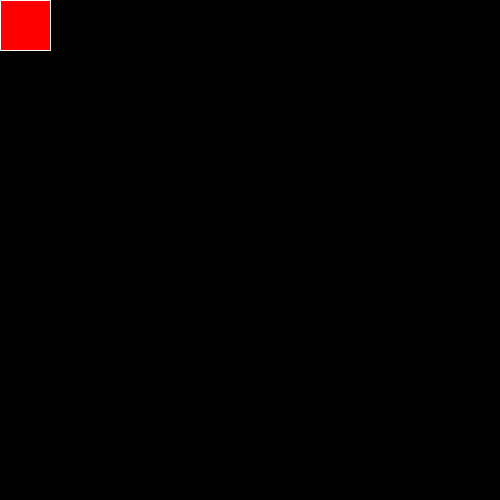
Frame 1 (no input)
Frame 60 (the mouse pressed at the canvas centre just before this capture): identical to frame 1, image omitted
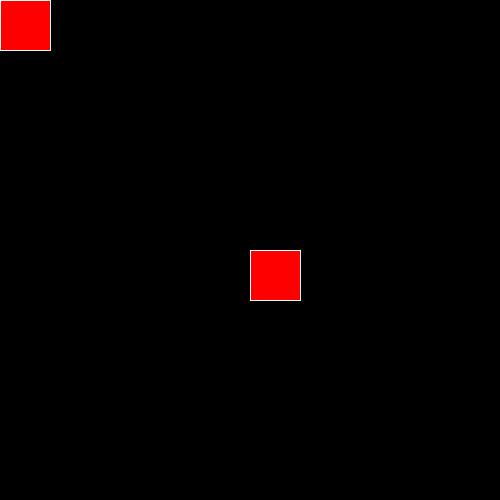
Frame 120 (the mouse held since frame 60 and released just before this capture)

The Processing sketch that drew these frames (run headless with seeded random() and noise(); from frame 60 on, the mouse is pressed at the canvas centre):

// Processing sketch: rect
// ── rect.pde
void setup()
{size(500,500);
background(0);
}
void draw()
{stroke(255);
fill(255,0,0);
rect(mouseX,mouseY,50,50);
}
void mousePressed()
{background(20);
}
void keyPressed()
{background(255,0,0);
}
